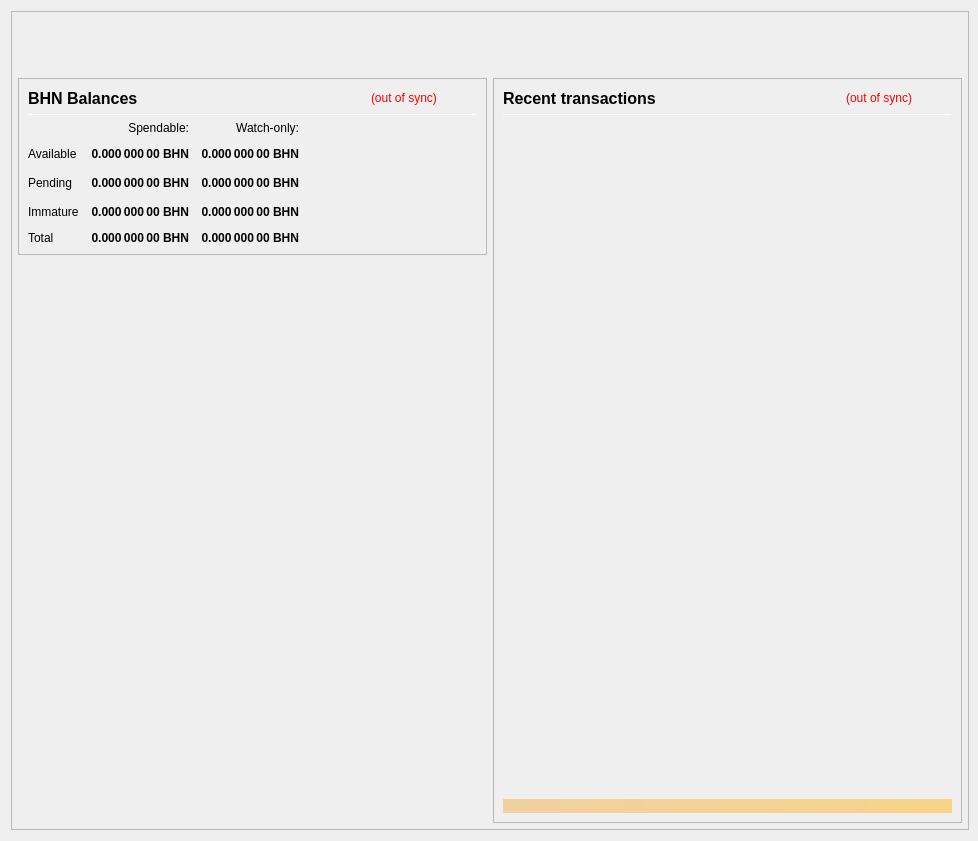
<?xml version="1.0" encoding="UTF-8"?>
<ui version="4.0">
 <class>OverviewPage</class>
 <widget class="QWidget" name="OverviewPage">
  <property name="geometry">
   <rect>
    <x>0</x>
    <y>0</y>
    <width>978</width>
    <height>841</height>
   </rect>
  </property>
  <property name="minimumSize">
   <size>
    <width>960</width>
    <height>682</height>
   </size>
  </property>
  <property name="font">
   <font>
    <weight>50</weight>
    <bold>false</bold>
   </font>
  </property>
  <property name="windowTitle">
   <string>Form</string>
  </property>
  <layout class="QVBoxLayout" name="topLayout" stretch="0">
   <property name="rightMargin">
    <number>9</number>
   </property>
   <item>
    <widget class="QFrame" name="frame_BG">
     <property name="minimumSize">
      <size>
       <width>850</width>
       <height>610</height>
      </size>
     </property>
     <property name="maximumSize">
      <size>
       <width>16777215</width>
       <height>16777215</height>
      </size>
     </property>
     <property name="frameShape">
      <enum>QFrame::StyledPanel</enum>
     </property>
     <property name="frameShadow">
      <enum>QFrame::Raised</enum>
     </property>
     <layout class="QVBoxLayout" name="verticalLayout_3" stretch="0">
      <property name="leftMargin">
       <number>0</number>
      </property>
      <property name="topMargin">
       <number>0</number>
      </property>
      <property name="rightMargin">
       <number>0</number>
      </property>
      <property name="bottomMargin">
       <number>6</number>
      </property>
      <item>
       <layout class="QVBoxLayout" name="verticalLayout_Master" stretch="0,1">
        <property name="leftMargin">
         <number>0</number>
        </property>
        <property name="topMargin">
         <number>0</number>
        </property>
        <property name="rightMargin">
         <number>0</number>
        </property>
        <property name="bottomMargin">
         <number>0</number>
        </property>
        <item>
         <widget class="QFrame" name="frame_Header">
          <layout class="QVBoxLayout" name="verticalLayout_Header" stretch="0">
           <property name="leftMargin">
            <number>0</number>
           </property>
           <property name="topMargin">
            <number>0</number>
           </property>
           <property name="rightMargin">
            <number>0</number>
           </property>
           <property name="bottomMargin">
            <number>0</number>
           </property>
           <item>
            <layout class="QHBoxLayout" name="horizontalLayout_Header" stretch="1,0">
             <property name="spacing">
              <number>6</number>
             </property>
             <item>
              <spacer name="horizontalSpacer_Header">
               <property name="orientation">
                <enum>Qt::Horizontal</enum>
               </property>
               <property name="sizeHint" stdset="0">
                <size>
                 <width>40</width>
                 <height>20</height>
                </size>
               </property>
              </spacer>
             </item>
             <item>
              <widget class="QLabel" name="labelOverviewHeaderRight">
               <property name="minimumSize">
                <size>
                 <width>464</width>
                 <height>60</height>
                </size>
               </property>
               <property name="maximumSize">
                <size>
                 <width>16777215</width>
                 <height>60</height>
                </size>
               </property>
               <property name="font">
                <font>
                 <pointsize>14</pointsize>
                </font>
               </property>
               <property name="text">
                <string/>
               </property>
               <property name="alignment">
                <set>Qt::AlignRight|Qt::AlignTrailing|Qt::AlignVCenter</set>
               </property>
              </widget>
             </item>
            </layout>
           </item>
          </layout>
         </widget>
        </item>
        <item>
         <widget class="QFrame" name="frame_Content">
          <layout class="QVBoxLayout" name="verticalLayout_Content">
           <property name="leftMargin">
            <number>6</number>
           </property>
           <property name="topMargin">
            <number>0</number>
           </property>
           <property name="rightMargin">
            <number>6</number>
           </property>
           <property name="bottomMargin">
            <number>0</number>
           </property>
           <item>
            <layout class="QHBoxLayout" name="horizontalLayout_Content" stretch="1,1">
             <property name="spacing">
              <number>6</number>
             </property>
             <item>
              <layout class="QVBoxLayout" name="verticalLayout_left" stretch="0,0">
               <item>
                <widget class="QFrame" name="frameBalances">
                 <property name="frameShape">
                  <enum>QFrame::StyledPanel</enum>
                 </property>
                 <property name="frameShadow">
                  <enum>QFrame::Raised</enum>
                 </property>
                 <layout class="QVBoxLayout" name="verticalLayout_4">
                  <item>
                   <layout class="QHBoxLayout" name="hlBalancesHeader" stretch="2,0,0">
                    <property name="spacing">
                     <number>6</number>
                    </property>
                    <item>
                     <widget class="QLabel" name="labelBalances">
                      <property name="minimumSize">
                       <size>
                        <width>0</width>
                        <height>0</height>
                       </size>
                      </property>
                      <property name="font">
                       <font>
                        <pointsize>12</pointsize>
                        <weight>75</weight>
                        <bold>true</bold>
                       </font>
                      </property>
                      <property name="text">
                       <string>BHN Balances</string>
                      </property>
                     </widget>
                    </item>
                    <item>
                     <widget class="QLabel" name="labelWalletStatus">
                      <property name="cursor">
                       <cursorShape>WhatsThisCursor</cursorShape>
                      </property>
                      <property name="toolTip">
                       <string>The displayed information may be out of date. Your wallet automatically synchronizes with the BHN Core network after a connection is established, but this process has not completed yet.</string>
                      </property>
                      <property name="styleSheet">
                       <string notr="true">QLabel { color: red; }</string>
                      </property>
                      <property name="text">
                       <string notr="true">(out of sync)</string>
                      </property>
                      <property name="alignment">
                       <set>Qt::AlignLeading|Qt::AlignLeft|Qt::AlignVCenter</set>
                      </property>
                     </widget>
                    </item>
                    <item>
                     <spacer name="hsBalancesHeader">
                      <property name="orientation">
                       <enum>Qt::Horizontal</enum>
                      </property>
                      <property name="sizeHint" stdset="0">
                       <size>
                        <width>40</width>
                        <height>20</height>
                       </size>
                      </property>
                     </spacer>
                    </item>
                   </layout>
                  </item>
                  <item>
                   <widget class="Line" name="lineBalances">
                    <property name="minimumSize">
                     <size>
                      <width>0</width>
                      <height>1</height>
                     </size>
                    </property>
                    <property name="maximumSize">
                     <size>
                      <width>16777215</width>
                      <height>1</height>
                     </size>
                    </property>
                    <property name="orientation">
                     <enum>Qt::Horizontal</enum>
                    </property>
                   </widget>
                  </item>
                  <item>
                   <layout class="QGridLayout" name="gridLayout">
                    <property name="spacing">
                     <number>12</number>
                    </property>
                    <item row="2" column="2">
                     <widget class="QLabel" name="labelWatchPending">
                      <property name="font">
                       <font>
                        <weight>75</weight>
                        <bold>true</bold>
                       </font>
                      </property>
                      <property name="cursor">
                       <cursorShape>ArrowCursor</cursorShape>
                      </property>
                      <property name="toolTip">
                       <string>Unconfirmed transactions to watch-only addresses</string>
                      </property>
                      <property name="text">
                       <string notr="true">0.000 000 00 BHN</string>
                      </property>
                      <property name="alignment">
                       <set>Qt::AlignRight|Qt::AlignTrailing|Qt::AlignVCenter</set>
                      </property>
                      <property name="textInteractionFlags">
                       <set>Qt::NoTextInteraction</set>
                      </property>
                     </widget>
                    </item>
                    <item row="2" column="1">
                     <widget class="QLabel" name="labelUnconfirmed">
                      <property name="font">
                       <font>
                        <weight>75</weight>
                        <bold>true</bold>
                       </font>
                      </property>
                      <property name="cursor">
                       <cursorShape>ArrowCursor</cursorShape>
                      </property>
                      <property name="toolTip">
                       <string>Total of transactions that have yet to be confirmed, and do not yet count toward the spendable balance</string>
                      </property>
                      <property name="text">
                       <string notr="true">0.000 000 00 BHN</string>
                      </property>
                      <property name="alignment">
                       <set>Qt::AlignRight|Qt::AlignTrailing|Qt::AlignVCenter</set>
                      </property>
                      <property name="textInteractionFlags">
                       <set>Qt::NoTextInteraction</set>
                      </property>
                     </widget>
                    </item>
                    <item row="3" column="2">
                     <widget class="QLabel" name="labelWatchImmature">
                      <property name="font">
                       <font>
                        <weight>75</weight>
                        <bold>true</bold>
                       </font>
                      </property>
                      <property name="cursor">
                       <cursorShape>ArrowCursor</cursorShape>
                      </property>
                      <property name="toolTip">
                       <string>Staked or masternode rewards in watch-only addresses that has not yet matured</string>
                      </property>
                      <property name="text">
                       <string notr="true">0.000 000 00 BHN</string>
                      </property>
                      <property name="alignment">
                       <set>Qt::AlignRight|Qt::AlignTrailing|Qt::AlignVCenter</set>
                      </property>
                      <property name="textInteractionFlags">
                       <set>Qt::NoTextInteraction</set>
                      </property>
                     </widget>
                    </item>
                    <item row="4" column="0">
                     <widget class="QLabel" name="labelTotalText">
                      <property name="text">
                       <string>Total</string>
                      </property>
                      <property name="textInteractionFlags">
                       <set>Qt::NoTextInteraction</set>
                      </property>
                     </widget>
                    </item>
                    <item row="3" column="1">
                     <widget class="QLabel" name="labelImmature">
                      <property name="font">
                       <font>
                        <weight>75</weight>
                        <bold>true</bold>
                       </font>
                      </property>
                      <property name="cursor">
                       <cursorShape>ArrowCursor</cursorShape>
                      </property>
                      <property name="toolTip">
                       <string>Staked or masternode rewards that has not yet matured</string>
                      </property>
                      <property name="text">
                       <string notr="true">0.000 000 00 BHN</string>
                      </property>
                      <property name="alignment">
                       <set>Qt::AlignRight|Qt::AlignTrailing|Qt::AlignVCenter</set>
                      </property>
                      <property name="textInteractionFlags">
                       <set>Qt::NoTextInteraction</set>
                      </property>
                     </widget>
                    </item>
                    <item row="2" column="3">
                     <spacer name="hsBalances">
                      <property name="orientation">
                       <enum>Qt::Horizontal</enum>
                      </property>
                      <property name="sizeHint" stdset="0">
                       <size>
                        <width>40</width>
                        <height>20</height>
                       </size>
                      </property>
                     </spacer>
                    </item>
                    <item row="3" column="0">
                     <widget class="QLabel" name="labelImmatureText">
                      <property name="text">
                       <string>Immature</string>
                      </property>
                      <property name="textInteractionFlags">
                       <set>Qt::NoTextInteraction</set>
                      </property>
                     </widget>
                    </item>
                    <item row="4" column="1">
                     <widget class="QLabel" name="labelTotal">
                      <property name="font">
                       <font>
                        <weight>75</weight>
                        <bold>true</bold>
                       </font>
                      </property>
                      <property name="cursor">
                       <cursorShape>ArrowCursor</cursorShape>
                      </property>
                      <property name="toolTip">
                       <string>Your current total balance</string>
                      </property>
                      <property name="text">
                       <string notr="true">0.000 000 00 BHN</string>
                      </property>
                      <property name="alignment">
                       <set>Qt::AlignRight|Qt::AlignTrailing|Qt::AlignVCenter</set>
                      </property>
                      <property name="textInteractionFlags">
                       <set>Qt::NoTextInteraction</set>
                      </property>
                     </widget>
                    </item>
                    <item row="4" column="2">
                     <widget class="QLabel" name="labelWatchTotal">
                      <property name="font">
                       <font>
                        <weight>75</weight>
                        <bold>true</bold>
                       </font>
                      </property>
                      <property name="cursor">
                       <cursorShape>ArrowCursor</cursorShape>
                      </property>
                      <property name="toolTip">
                       <string>Current total balance in watch-only addresses</string>
                      </property>
                      <property name="text">
                       <string notr="true">0.000 000 00 BHN</string>
                      </property>
                      <property name="alignment">
                       <set>Qt::AlignRight|Qt::AlignTrailing|Qt::AlignVCenter</set>
                      </property>
                      <property name="textInteractionFlags">
                       <set>Qt::NoTextInteraction</set>
                      </property>
                     </widget>
                    </item>
                    <item row="0" column="2">
                     <widget class="QLabel" name="labelWatchonly">
                      <property name="text">
                       <string>Watch-only:</string>
                      </property>
                      <property name="alignment">
                       <set>Qt::AlignRight|Qt::AlignTrailing|Qt::AlignVCenter</set>
                      </property>
                     </widget>
                    </item>
                    <item row="1" column="0">
                     <widget class="QLabel" name="labelBalanceText">
                      <property name="text">
                       <string>Available</string>
                      </property>
                      <property name="textInteractionFlags">
                       <set>Qt::NoTextInteraction</set>
                      </property>
                     </widget>
                    </item>
                    <item row="1" column="1">
                     <widget class="QLabel" name="labelBalance">
                      <property name="font">
                       <font>
                        <weight>75</weight>
                        <bold>true</bold>
                       </font>
                      </property>
                      <property name="cursor">
                       <cursorShape>ArrowCursor</cursorShape>
                      </property>
                      <property name="toolTip">
                       <string>Your current spendable balance</string>
                      </property>
                      <property name="text">
                       <string notr="true">0.000 000 00 BHN</string>
                      </property>
                      <property name="alignment">
                       <set>Qt::AlignRight|Qt::AlignTrailing|Qt::AlignVCenter</set>
                      </property>
                      <property name="textInteractionFlags">
                       <set>Qt::NoTextInteraction</set>
                      </property>
                     </widget>
                    </item>
                    <item row="1" column="2">
                     <widget class="QLabel" name="labelWatchAvailable">
                      <property name="font">
                       <font>
                        <weight>75</weight>
                        <bold>true</bold>
                       </font>
                      </property>
                      <property name="cursor">
                       <cursorShape>ArrowCursor</cursorShape>
                      </property>
                      <property name="toolTip">
                       <string>Your current balance in watch-only addresses</string>
                      </property>
                      <property name="text">
                       <string notr="true">0.000 000 00 BHN</string>
                      </property>
                      <property name="alignment">
                       <set>Qt::AlignRight|Qt::AlignTrailing|Qt::AlignVCenter</set>
                      </property>
                      <property name="textInteractionFlags">
                       <set>Qt::NoTextInteraction</set>
                      </property>
                     </widget>
                    </item>
                    <item row="2" column="0">
                     <widget class="QLabel" name="labelPendingText">
                      <property name="text">
                       <string>Pending</string>
                      </property>
                      <property name="textInteractionFlags">
                       <set>Qt::NoTextInteraction</set>
                      </property>
                     </widget>
                    </item>
                    <item row="0" column="1">
                     <widget class="QLabel" name="labelSpendable">
                      <property name="text">
                       <string>Spendable:</string>
                      </property>
                      <property name="alignment">
                       <set>Qt::AlignRight|Qt::AlignTrailing|Qt::AlignVCenter</set>
                      </property>
                     </widget>
                    </item>
                   </layout>
                  </item>
                 </layout>
                </widget>
               </item>
               <item>
                <spacer name="verticalSpacer">
                 <property name="orientation">
                  <enum>Qt::Vertical</enum>
                 </property>
                 <property name="sizeHint" stdset="0">
                  <size>
                   <width>20</width>
                   <height>40</height>
                  </size>
                 </property>
                </spacer>
               </item>
              </layout>
             </item>
             <item>
              <layout class="QVBoxLayout" name="verticalLayout_right" stretch="1">
               <item>
                <widget class="QFrame" name="frame_RecentTransactions">
                 <property name="minimumSize">
                  <size>
                   <width>0</width>
                   <height>0</height>
                  </size>
                 </property>
                 <property name="frameShape">
                  <enum>QFrame::StyledPanel</enum>
                 </property>
                 <property name="frameShadow">
                  <enum>QFrame::Raised</enum>
                 </property>
                 <layout class="QVBoxLayout" name="verticalLayout_1" stretch="0,0,0,0,0">
                  <item>
                   <layout class="QHBoxLayout" name="horizontalLayout_2" stretch="2,0,0">
                    <property name="spacing">
                     <number>3</number>
                    </property>
                    <item>
                     <widget class="QLabel" name="label_4">
                      <property name="minimumSize">
                       <size>
                        <width>0</width>
                        <height>20</height>
                       </size>
                      </property>
                      <property name="font">
                       <font>
                        <pointsize>12</pointsize>
                        <weight>75</weight>
                        <bold>true</bold>
                       </font>
                      </property>
                      <property name="text">
                       <string>Recent transactions</string>
                      </property>
                     </widget>
                    </item>
                    <item>
                     <widget class="QLabel" name="labelTransactionsStatus">
                      <property name="cursor">
                       <cursorShape>WhatsThisCursor</cursorShape>
                      </property>
                      <property name="toolTip">
                       <string>The displayed information may be out of date. Your wallet automatically synchronizes with the BHN Core network after a connection is established, but this process has not completed yet.</string>
                      </property>
                      <property name="styleSheet">
                       <string notr="true">QLabel { color: red; }</string>
                      </property>
                      <property name="text">
                       <string notr="true">(out of sync)</string>
                      </property>
                      <property name="alignment">
                       <set>Qt::AlignRight|Qt::AlignTrailing|Qt::AlignVCenter</set>
                      </property>
                     </widget>
                    </item>
                    <item>
                     <spacer name="horizontalSpacer">
                      <property name="orientation">
                       <enum>Qt::Horizontal</enum>
                      </property>
                      <property name="sizeHint" stdset="0">
                       <size>
                        <width>40</width>
                        <height>20</height>
                       </size>
                      </property>
                     </spacer>
                    </item>
                   </layout>
                  </item>
                  <item>
                   <widget class="Line" name="line">
                    <property name="minimumSize">
                     <size>
                      <width>0</width>
                      <height>1</height>
                     </size>
                    </property>
                    <property name="maximumSize">
                     <size>
                      <width>16777215</width>
                      <height>1</height>
                     </size>
                    </property>
                    <property name="orientation">
                     <enum>Qt::Horizontal</enum>
                    </property>
                   </widget>
                  </item>
                  <item>
                   <widget class="QListView" name="listTransactions">
                    <property name="minimumSize">
                     <size>
                      <width>0</width>
                      <height>0</height>
                     </size>
                    </property>
                    <property name="styleSheet">
                     <string notr="true">QListView { background: transparent; }</string>
                    </property>
                    <property name="frameShape">
                     <enum>QFrame::NoFrame</enum>
                    </property>
                    <property name="verticalScrollBarPolicy">
                     <enum>Qt::ScrollBarAlwaysOff</enum>
                    </property>
                    <property name="horizontalScrollBarPolicy">
                     <enum>Qt::ScrollBarAlwaysOff</enum>
                    </property>
                    <property name="selectionMode">
                     <enum>QAbstractItemView::NoSelection</enum>
                    </property>
                   </widget>
                  </item>
                  <item>
                   <spacer name="verticalSpacer_2">
                    <property name="orientation">
                     <enum>Qt::Vertical</enum>
                    </property>
                    <property name="sizeType">
                     <enum>QSizePolicy::Expanding</enum>
                    </property>
                    <property name="sizeHint" stdset="0">
                     <size>
                      <width>20</width>
                      <height>40</height>
                     </size>
                    </property>
                   </spacer>
                  </item>
                  <item>
                   <widget class="QLabel" name="labelAlerts">
                    <property name="maximumSize">
                     <size>
                      <width>16777215</width>
                      <height>16777215</height>
                     </size>
                    </property>
                    <property name="styleSheet">
                     <string notr="true">background-color: qlineargradient(x1: 0, y1: 0, x2: 1, y2: 0, stop:0 #F0D0A0, stop:1 #F8D488); color:#000000;</string>
                    </property>
                    <property name="text">
                     <string/>
                    </property>
                    <property name="wordWrap">
                     <bool>true</bool>
                    </property>
                    <property name="margin">
                     <number>3</number>
                    </property>
                   </widget>
                  </item>
                 </layout>
                </widget>
               </item>
              </layout>
             </item>
            </layout>
           </item>
          </layout>
         </widget>
        </item>
       </layout>
      </item>
     </layout>
    </widget>
   </item>
  </layout>
 </widget>
 <resources/>
 <connections/>
</ui>
